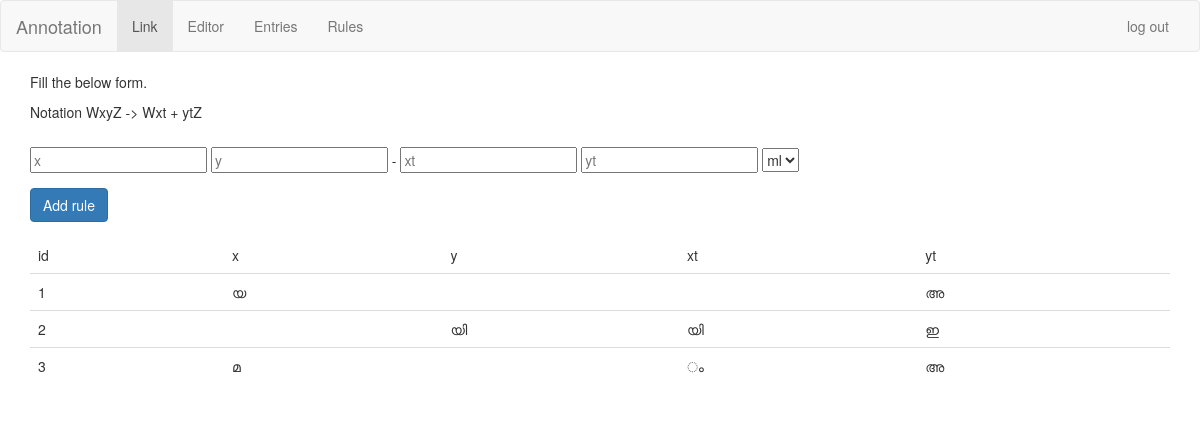
Page /rules (signed in) on the committed database.
### tables this page shows
CREATE TABLE rules (
    id integer primary key autoincrement,
    x string not null,
    y string not null,
    xt string not null,
    yt string not null,
    lang string not null
);

### annotation.py (the view)
@app.route('/rules', methods=['GET'])
def rule_editor():
    cursor = g.db.execute('SELECT * from rules');
    rules = [dict(rid=row[0],
        x=row[1], y = row[2], xt=row[3], yt=row[4], lang=row[5]) for row in cursor.fetchall()]
    return render_template('rule_editor.html', rules=rules)

### annotation.py (called while the page is built)
def connect_db():
    return sqlite3.connect(app.config['DATABASE'])

@app.before_request
def before_request():
    g.db = connect_db()

@app.teardown_request
def teardown_request(exception):
    db = getattr(g, 'db', None)
    if db is not None:
        db.close()

### templates/rule_editor.html
{% extends "layout.html" %}
{% block body %}
<form method="POST" action="/rules">
    <fieldset class="form-group">
        <p>Fill the below form.</p>
        <p>Notation WxyZ -> Wxt + ytZ </p>
    </fieldset>
    <fieldset class="form-group">
        <input type="text" name="x" placeholder="x" ></input>
        <input type="text" name="y" placeholder="y" ></input>
        -
        <input type="text" name="xt" placeholder="xt"></input>
        <input type="text" name="yt" placeholder="yt"></input>
        <select name="lang">
            <option>ml</option>
        </select>
    </fieldset>
    <fieldset class="form-group">
        <button class="btn btn-primary">Add rule</button>
    </fieldset>
</form>
<div class="row">
    <div class="col-md-12 col xs-12">
    <table class="table">
        <thead>
            <tr>
            <td> id </td>
            <td> x </td>
            <td> y </td>
            <td> xt </td>
            <td> yt </td>
            </tr>
        </thead>
        <tbody>
        {% for rule in rules %}
        <tr>
            <td>{{rule.rid}} </td>
            <td>{{rule.x}} </td>
            <td>{{rule.y}}</td>
            <td>{{rule.xt}} </td>
            <td>{{rule.yt}}</td>
        </tr>
        {% endfor %}
        </tbody>
    </table>
    </div>
</div>
{% endblock %}

### rows in the picture
rules: rid "1", x "യ", yt "അ"
rules: rid "2", y "യി", xt "യി", yt "ഇ"
rules: rid "3", x "മ", xt "ം", yt "അ"
